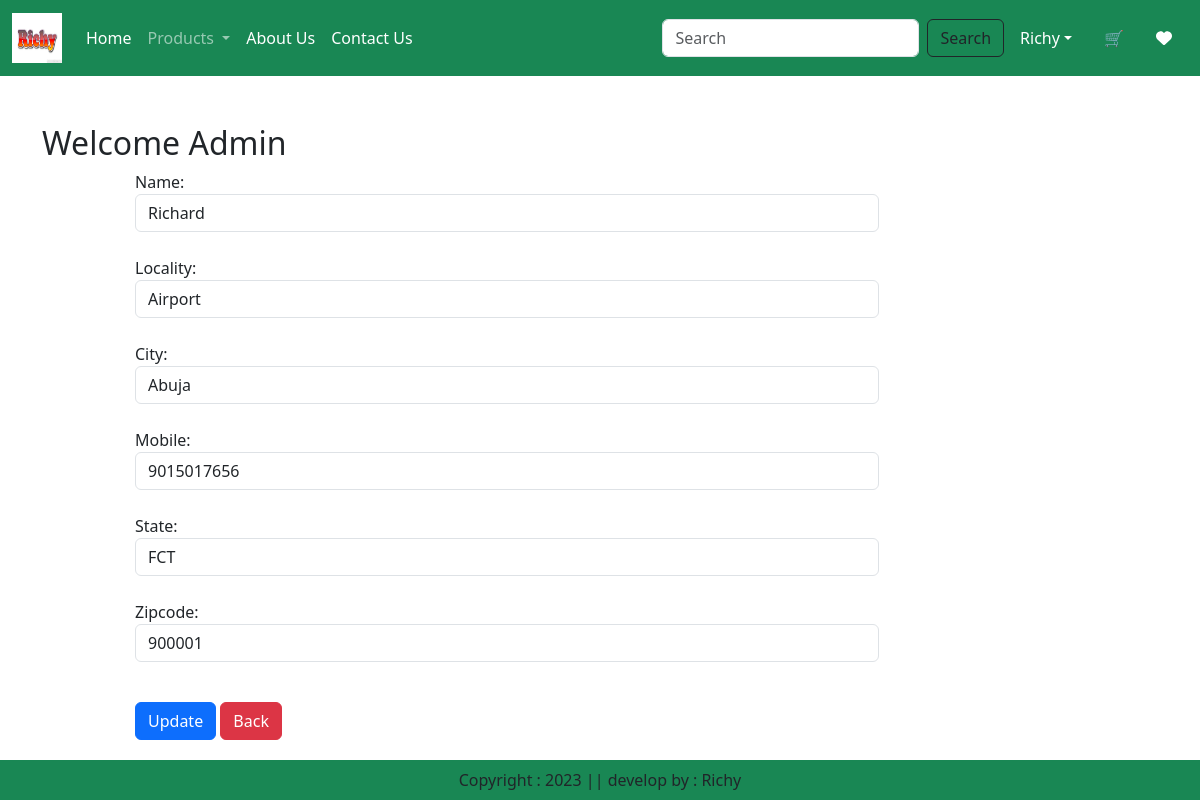
Screenshot of /updateAddress/1 (signed in) with the database file from the repository.
### app/models.py (models this page shows, shortened)
class Customer(models.Model):
    user = models.ForeignKey(User, on_delete=models.CASCADE)
    name = models.CharField(max_length=200)
    locality = models.CharField(max_length=200)
    city = models.CharField(max_length=50)
    mobile = models.IntegerField(default=0)
    zipcode = models.IntegerField()
    state = models.CharField(choices=STATE_CHOICES, max_length=100)

### app/views.py (the view, shortened to what this page needs)
# urls.py: path('updateAddress/<int:pk>', views.UpdateAddress.as_view(),name='updateAddress'),
@method_decorator(login_required,name='dispatch')
class UpdateAddress(View):
    def get(self,request,pk):
        add = Customer.objects.get(pk=pk)
        form = CustomerProfileForm(instance=add)
        totalitem = 0
        wishitem = 0
        if request.user.is_authenticated:
            totalitem = len(Cart.objects.filter(user=request.user))
            wishitem = len(Wishlist.objects.filter(user=request.user))
        return render(request,  "app/updateAddress.html", locals())

### app/forms.py
class CustomerProfileForm(forms.ModelForm):
    class Meta:
        model = Customer
        fields = ['name', 'locality', 'city', 'mobile', 'state', 'zipcode']
        widgets = {
            'name':forms.TextInput(attrs={'class': 'form-control'}),
            'locality':forms.TextInput(attrs={'class': 'form-control'}),
            'city':forms.TextInput(attrs={'class': 'form-control'}),
            'mobile':forms.NumberInput(attrs={'class': 'form-control'}),
            'state':forms.Select(attrs={'class': 'form-control'}),
            'zipcode':forms.NumberInput(attrs={'class': 'form-control'}),
        }

### app/templates/app/updateAddress.html (shortened to what this page needs)
{% extends 'app/base.html' %}
{% load static %}
{% block main-content %}
    <div class="container my-5">
        <div class="row">
            <h2>Welcome <span class="text-capitalize">{{request.user}}</span></h2>
        </div>
        <div class="col-sm-8 offset-sm-1">
            <form action="" method="post">
                {% for fm in form %}
                    {{fm.label_tag}} {{fm}} <small class="text-danger">{{fm.errors|striptags}}</small> <br>
                {% endfor %}
                <div class="col-12 mt-3">
                    <button type="submit" class="btn btn-primary">Update</button>
                    <a href="{% url 'address' %}" type="button" class="btn btn-danger">Back</a>
                </div>
            </form>
        </div>
    </div>
{% endblock main-content %}

### rows the page displays
Customer: form "Richard" "Airport" "Abuja" "9015017656" "FCT" "900001"

### other values shown
{{ request.user }} "Admin"
{{ fm.label_tag }} "Name:" "Locality:" "City:" "Mobile:" "State:" "Zipcode:"
